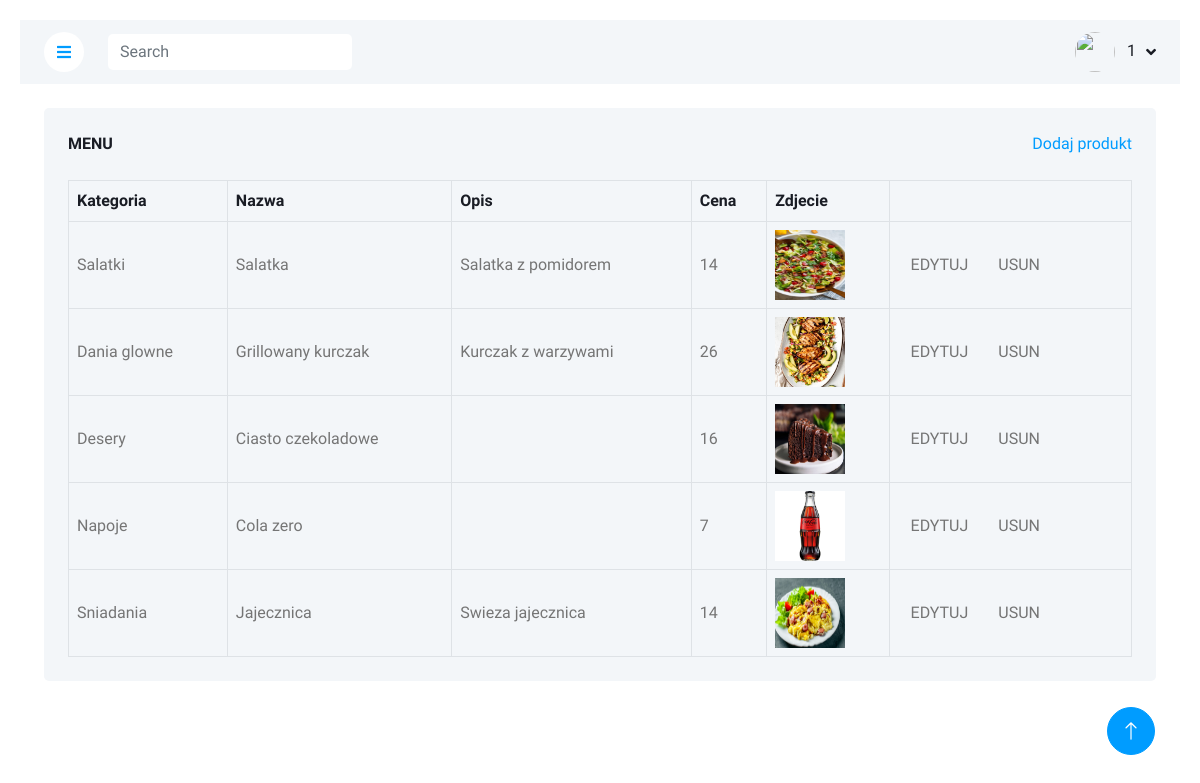
Screenshot of /admin/menu_view.php (signed in) with the database file from the repository.
### tables this page shows
CREATE TABLE `menu` (
  `id` bigint(12) NOT NULL,
  `category` varchar(100) NOT NULL,
  `sub_cat` varchar(120) NOT NULL,
  `title` varchar(100) NOT NULL,
  `description` text NOT NULL,
  `price` bigint(6) NOT NULL,
  `image` text NOT NULL
);

### admin/menu_view.php (the view, shortened to what this page needs)
<!DOCTYPE html>
<html lang="en">
<head>
    <link href="https://cdnjs.cloudflare.com/ajax/libs/font-awesome/5.10.0/css/all.min.css" rel="stylesheet">
    <link href="https://cdn.jsdelivr.net/npm/bootstrap-icons@1.4.1/font/bootstrap-icons.css" rel="stylesheet">
    <link href="lib/owlcarousel/assets/owl.carousel.min.css" rel="stylesheet">
    <link href="lib/tempusdominus/css/tempusdominus-bootstrap-4.min.css" rel="stylesheet" />
    <link href="css/bootstrap.min.css" rel="stylesheet">
    <link href="css/style.css" rel="stylesheet">
</head>
<body>
    <div class="container-xxl position-relative bg-white d-flex p-0">
        <div class="content" >
        <?php include 'navbar.php'; ?>
            <div class="container-fluid pt-4 px-4">
                <div class="bg-light text-center rounded p-4">
                    <div class="d-flex align-items-center justify-content-between mb-4">
                        <h6 class="mb-0">MENU</h6>
                        <a href="menu_add.php">Dodaj produkt</a>
                    </div>
                    <div class="table-responsive">
                        <table class="table text-start align-middle table-bordered table-hover mb-0">
                            <thead>
                                <tr class="text-dark">
                                    <th scope="col">Kategoria</th>
                                    <th scope="col">Nazwa</th>
                                    <th scope="col">Opis</th>
                                    <th scope="col">Cena</th>
                                    <th scope="col">Zdjecie</th>
                                    <th scope="col"></th>
                                </tr>
                            </thead>
                            <tbody>
                                <?php
                                    include "../connect.php";
                                    $s = mysqli_query($con, "SELECT * FROM menu");
                                    while ($r = mysqli_fetch_array($s)) {
                                ?>
                                    <tr>
                                        <td><?php echo $r['category']; ?></td>
                                        <td><?php echo $r['title']; ?></td>
                                        <td><?php echo $r['description']; ?></td>
                                        <td><?php echo $r['price']; ?></td>
                                        <td><img src="<?php echo $r['image']; ?>" width="70" height="70" alt="<?php echo $r['title']; ?>"></td>
                                        <td>
                                            <a href="menu_edit.php?a=<?php echo $r['id']; ?>" class="btn btn-edit">EDYTUJ</a>
                                            <a href="delfood.php?a=<?php echo $r['id']; ?>" class="btn btn-delete">USUN</a>
                                        </td>
                                    </tr>
                                <?php
                                    }
                                ?>
                            </tbody>
                        </table>
                    </div>
                </div>
            </div>
            <div class="container-fluid pt-4 px-4">
            </div>
        </div>
        <a href="#" class="btn btn-lg btn-primary btn-lg-square back-to-top"><i class="bi bi-arrow-up"></i></a>
    </div>
</body>
</html>

### admin/css/style.css (style rules this page uses)
:root { --primary: #009CFF; --light: #F3F6F9; --dark: #191C24; }
.back-to-top { position: fixed; display: none; right: 45px; bottom: 45px; z-index: 99; }
.btn { transition: .5s; }
.btn.btn-primary { color: #FFFFFF; }
.btn-lg-square { width: 48px; height: 48px; }
.btn-square, .btn-sm-square, .btn-lg-square { padding: 0; display: inline-flex; align-items: center; justify-content: center; font-weight: normal; border-radius: 50px; }
.content { margin-left: 250px; min-height: 100vh; background: #FFFFFF; transition: margin-left 0.5s; width: 1000%; padding: 20px; }
@media (min-width: 992px) { .content { margin-left: 0; } }

### rows the page displays
menu: category "Salatki", title "Salatka", description "Salatka z pomidorem", price "14", image (picture)
menu: category "Dania glowne", title "Grillowany kurczak", description "Kurczak z warzywami", price "26", image (picture)
menu: category "Desery", title "Ciasto czekoladowe", price "16", image (picture)
menu: category "Napoje", title "Cola zero", price "7", image (picture)
menu: category "Sniadania", title "Jajecznica", description "Swieza jajecznica", price "14", image (picture)

### other values shown
$uid "1"
